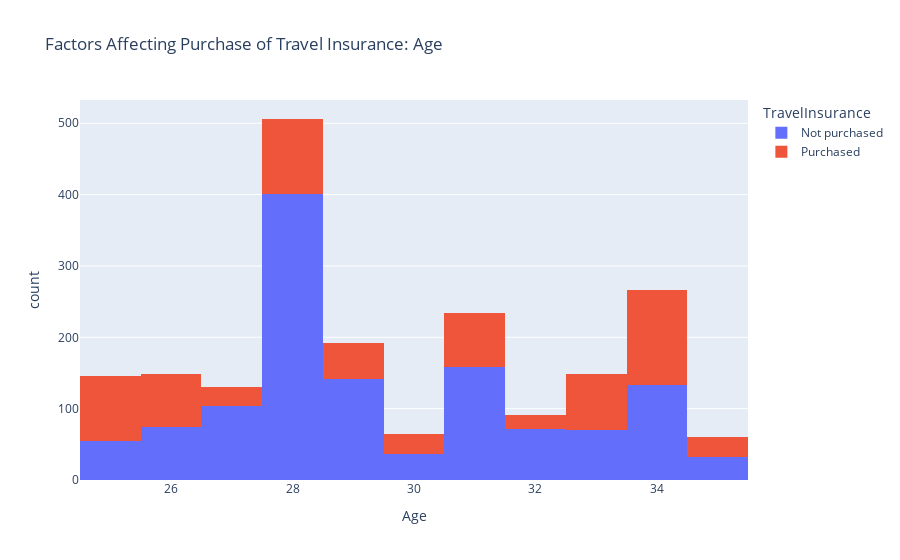

Notebook source saved alongside this figure:
### Code cell
data = df
figure = px.histogram(data, x = 'Age',
                     color = 'TravelInsurance',
                     title= 'Factors Affecting Purchase of Travel Insurance: Age')
figure.show()

### Figure 1 — Plotly figure (JSON) as saved in the notebook; plotly's stock layout.template omitted (floating-point values rounded to 4 significant figures; data arrays with more than 128 entries replaced by an {"elided": "..."} marker saying what was removed)
{"data": [{"alignmentgroup": "True", "bingroup": "x", "hovertemplate": "TravelInsurance=Not purchased<br>Age=%{x}<br>count=%{y}<extra></extra>", "legendgroup": "Not purchased", "marker": {"color": "#636efa", "pattern": {"shape": ""}}, "name": "Not purchased", "offsetgroup": "Not purchased", "orientation": "v", "showlegend": true, "type": "histogram", "x": {"elided": "1277 int values"}, "xaxis": "x", "yaxis": "y"}, {"alignmentgroup": "True", "bingroup": "x", "hovertemplate": "TravelInsurance=Purchased<br>Age=%{x}<br>count=%{y}<extra></extra>", "legendgroup": "Purchased", "marker": {"color": "#EF553B", "pattern": {"shape": ""}}, "name": "Purchased", "offsetgroup": "Purchased", "orientation": "v", "showlegend": true, "type": "histogram", "x": {"elided": "710 int values"}, "xaxis": "x", "yaxis": "y"}], "layout": {"barmode": "relative", "legend": {"title": {"text": "TravelInsurance"}, "tracegroupgap": 0}, "title": {"text": "Factors Affecting Purchase of Travel Insurance: Age"}, "xaxis": {"anchor": "y", "domain": [0, 1], "title": {"text": "Age"}}, "yaxis": {"anchor": "x", "domain": [0, 1], "title": {"text": "count"}}}}
